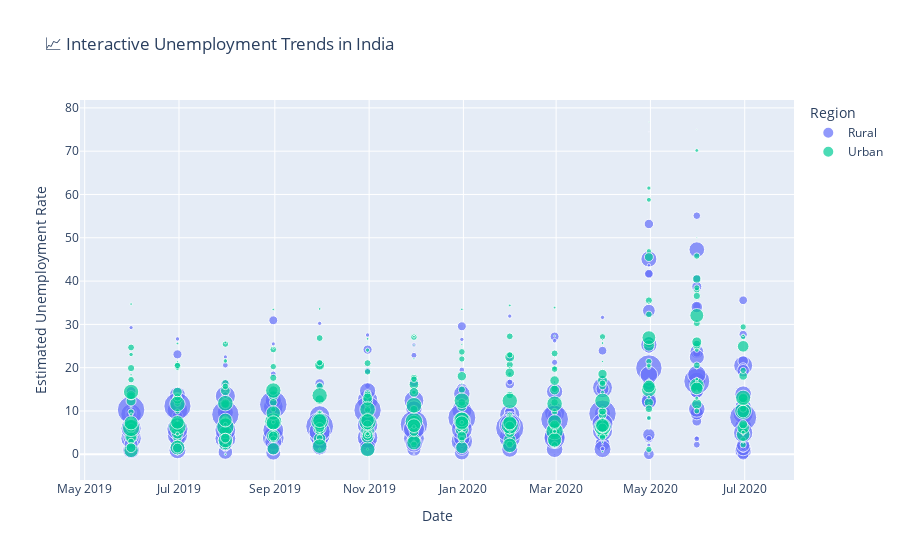

Write notebook code for a chart like this one.
### Code cell
import plotly.express as px

fig = px.scatter(
    df,
    x="Date",
    y="Estimated Unemployment Rate",
    color="Region",
    size="Estimated Employed",
    hover_name="States",
    title="📈 Interactive Unemployment Trends in India",
    size_max=20  # optional: control the bubble size
)

fig.show()

### Figure 1 — Plotly figure (JSON) as saved in the notebook; plotly's stock layout.template omitted (floating-point values rounded to 4 significant figures; data arrays with more than 128 entries replaced by an {"elided": "..."} marker saying what was removed)
{"data": [{"hovertemplate": "<b>%{hovertext}</b><br><br>Region=Rural<br>Date=%{x}<br>Estimated Unemployment Rate=%{y}<br>Estimated Employed=%{marker.size}<extra></extra>", "hovertext": {"elided": "359 str values"}, "legendgroup": "Rural", "marker": {"color": "#636efa", "size": {"elided": "359 int values"}, "sizemode": "area", "sizeref": 114400.0, "symbol": "circle"}, "mode": "markers", "name": "Rural", "orientation": "v", "showlegend": true, "type": "scatter", "x": {"elided": "359 str values"}, "xaxis": "x", "y": {"elided": "359 float values"}, "yaxis": "y"}, {"hovertemplate": "<b>%{hovertext}</b><br><br>Region=Urban<br>Date=%{x}<br>Estimated Unemployment Rate=%{y}<br>Estimated Employed=%{marker.size}<extra></extra>", "hovertext": {"elided": "381 str values"}, "legendgroup": "Urban", "marker": {"color": "#00cc96", "size": {"elided": "381 int values"}, "sizemode": "area", "sizeref": 114400.0, "symbol": "circle"}, "mode": "markers", "name": "Urban", "orientation": "v", "showlegend": true, "type": "scatter", "x": {"elided": "381 str values"}, "xaxis": "x", "y": {"elided": "381 float values"}, "yaxis": "y"}], "layout": {"autosize": true, "legend": {"itemsizing": "constant", "title": {"text": "Region"}, "tracegroupgap": 0}, "title": {"text": "📈 Interactive Unemployment Trends in India"}, "xaxis": {"anchor": "y", "autorange": true, "domain": [0, 1], "range": ["2019-04-30 11:38:53.9551", "2020-07-30 09:23:46.8329"], "title": {"text": "Date"}, "type": "date"}, "yaxis": {"anchor": "x", "autorange": true, "domain": [0, 1], "range": [-8.438, 82.82], "title": {"text": "Estimated Unemployment Rate"}, "type": "linear"}}}
